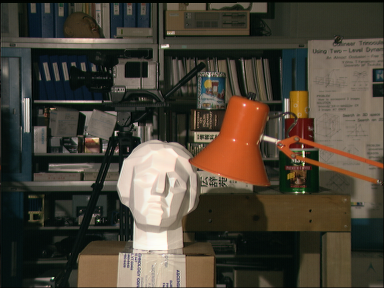
#> input picture Images/tsukuba_left.png, 384 x 288 px
$ python disparity_ssd_1.py
#> lines starting #> are read from the running program, lines starting #| are printed output that depends on the picture
import numpy as np
from PIL import Image
import time

def stereo_matching_ssd(left_img, right_img, dernel_size, disparity_range):
#> called with left_img = 'Images/tsukuba_left.png', right_img = 'Images/tsukuba_right.png', dernel_size = 5, disparity_range = 16
    left_img = Image.open(left_img).convert('L')
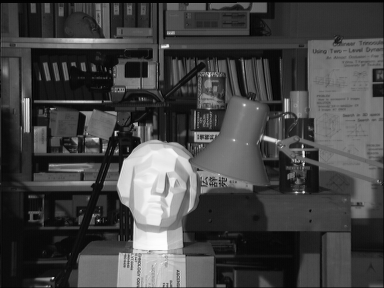
#> left_img: PIL image 384x288 L; min 0, max 253, mean 68.3
    left = np.asarray(left_img)
    right_img = Image.open(right_img).convert('L')
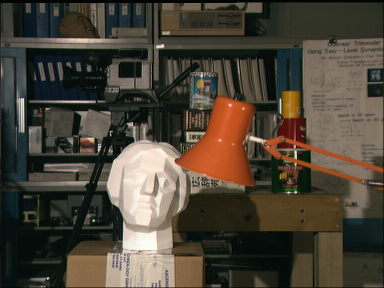
#> input picture Images/tsukuba_right.png, 384 x 288 px
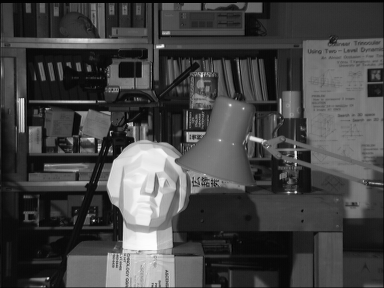
#> right_img: PIL image 384x288 L; min 0, max 254, mean 68.7
    right = np.asarray(right_img)

    width = 384
    height = 288

    # tao depth map
    depth = np.zeros((height, width), np.uint8)

    dernel_haft = int((dernel_size - 1) / 2)
    scale = 255 / disparity_range

    temp = np.zeros((height, width, disparity_range), np.uint8)
    for r in range(height):
        for c in range(width):
            for j in range(disparity_range):
                temp[r, c, j] = (int(left[r, c]) - int(right[r, c - j]))**2

    for y in range(dernel_haft, height - dernel_haft):
        for x in range(dernel_haft, width - dernel_haft):
            disparity = 0
            cost_min = 65534
            for j in range(disparity_range):
                step = 0
                ssd_step = 0
                for v in range(-dernel_haft, dernel_haft):
                    for u in range(-dernel_haft, dernel_haft):
                        step = temp[y+v, x+u-j, j]
                        ssd_step += step
                if ssd_step < cost_min:
                    cost_min = ssd_step
                    disparity = j

            depth[y, x] = disparity * scale
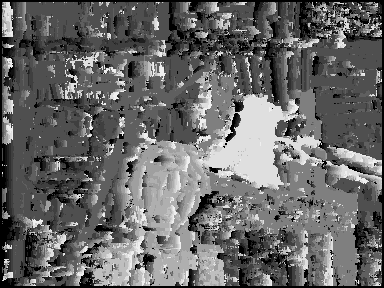
#> depth: shape (288, 384); min 0, max 239, mean 103.9
    Image.fromarray(depth).save('Images/tsukuba-disparity_map_ssd_1.png')

if __name__ == '__main__':
    disparity_range = 16
    dernel_size = 5
    start = time.time()
    stereo_matching_ssd('Images/tsukuba_left.png', 'Images/tsukuba_right.png', dernel_size, disparity_range)
    print('time: ', (time.time() - start) * 1000)
